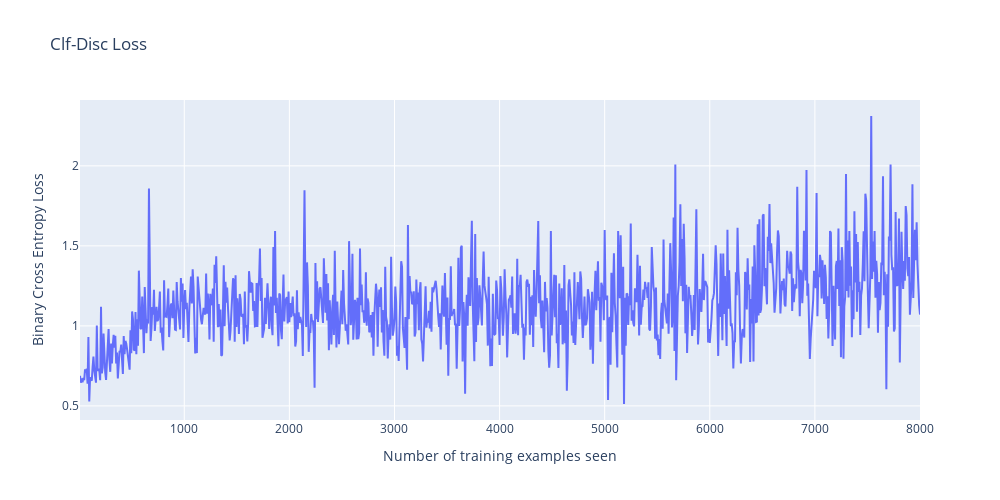

Notebook code cell kept with this figure:
### Code cell
fig = go.Figure()
fig.add_trace(go.Scatter(x=clf_disc_train_counter, y=clf_disc_losses, mode='lines', name='Clf-Disc Train Loss'))
fig.update_layout(
    width=1000,
    height=500,
    title="Clf-Disc Loss",
    xaxis_title="Number of training examples seen",
    yaxis_title="Binary Cross Entropy Loss"),
fig.show()
fig.write_image(output_path+"/Clf-Disc Loss.pdf")

data = {
    'Number of training examples seen': clf_disc_train_counter,
    'Clf-Disc Train Loss': clf_disc_losses
}

df = pd.DataFrame(data)
plt.figure(figsize=(10, 5))
sns.lineplot(data=df, x='Number of training examples seen', y='Clf-Disc Train Loss', label='Clf-Disc Train Loss')
plt.title("Clf-Disc Loss")
plt.xlabel("Number of training examples seen")
plt.ylabel("Binary Cross Entropy Loss")
plt.savefig(output_path+"/Clf-Disc Loss.eps", format='eps', bbox_inches='tight')
plt.savefig(output_path+"/Clf-Disc Loss.png", format='png', bbox_inches='tight',dpi=300)
plt.show()

### Figure 1 — Plotly figure (JSON) as saved in the notebook; plotly's stock layout.template omitted (floating-point values rounded to 4 significant figures; data arrays with more than 128 entries replaced by an {"elided": "..."} marker saying what was removed)
{"data": [{"mode": "lines", "name": "Clf-Disc Train Loss", "type": "scatter", "x": {"elided": "1000 int values"}, "y": {"elided": "1000 float values"}}], "layout": {"height": 500, "title": {"text": "Clf-Disc Loss"}, "width": 1000, "xaxis": {"title": {"text": "Number of training examples seen"}}, "yaxis": {"title": {"text": "Binary Cross Entropy Loss"}}}}
